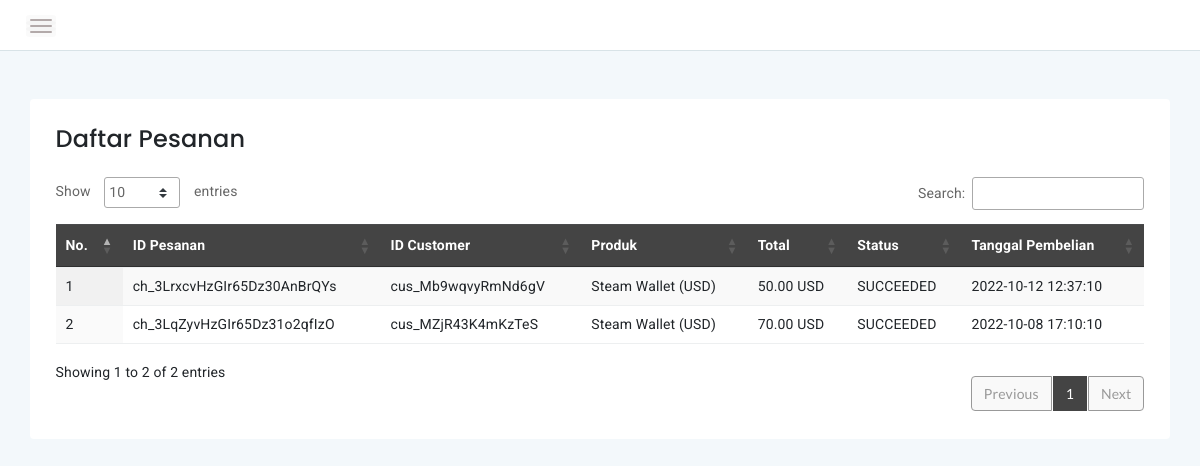
The app's page /admin/manageorder.php with its own data.
### tables this page shows
CREATE TABLE `transactions` (
  `id_transaction` varchar(255) NOT NULL,
  `customer_id` varchar(255) NOT NULL,
  `product` varchar(255) NOT NULL,
  `amount` varchar(255) NOT NULL,
  `currency` varchar(255) NOT NULL,
  `country` varchar(255) DEFAULT NULL,
  `risk` varchar(255) DEFAULT NULL,
  `card` varchar(255) DEFAULT NULL,
  `status` varchar(255) DEFAULT NULL,
  `created_at` datetime NOT NULL DEFAULT current_timestamp()
);

### admin/manageorder.php (the view, shortened to what this page needs)
<!DOCTYPE html>
<html lang="en">
<head>
    <link rel="stylesheet" href="../plugins/bootstrap-5.1.3/dist/css/bootstrap.min.css">
    <link rel="stylesheet" href="assets/css/font-awesome.min.css">
    <link rel="stylesheet" href="assets/css/themify-icons.css">
    <link rel="stylesheet" href="assets/css/metisMenu.css">
    <link rel="stylesheet" href="assets/css/owl.carousel.min.css">
    <link rel="stylesheet" href="assets/css/slicknav.min.css">
    <link rel="stylesheet" href="https://www.amcharts.com/lib/3/plugins/export/export.css" type="text/css" media="all" />
    <link rel="stylesheet" type="text/css" href="https://cdn.datatables.net/1.10.20/css/jquery.dataTables.min.css">
    <link rel="stylesheet" type="text/css" href="https://cdn.datatables.net/1.10.20/css/jquery.dataTables.css">
    <link rel="stylesheet" type="text/css" href="https://cdn.datatables.net/1.10.20/css/dataTables.bootstrap4.min.css">
    <link rel="stylesheet" type="text/css" href="https://cdn.datatables.net/responsive/2.2.3/css/responsive.bootstrap.min.css">
    <link rel="stylesheet" type="text/css" href="https://cdn.datatables.net/responsive/2.2.3/css/responsive.jqueryui.min.css">
    <link rel="stylesheet" type="text/css" href="https://cdn.datatables.net/buttons/1.5.2/css/buttons.dataTables.min.css">
    <link rel="stylesheet" href="assets/css/typography.css">
    <link rel="stylesheet" href="assets/css/default-css.css">
    <link rel="stylesheet" href="assets/css/styles.css">
    <link rel="stylesheet" href="assets/css/responsive.css">
</head>
<body>
    <div class="page-container">
        <div class="main-content">
            <div class="header-area">
                <div class="row align-items-center">
                    <div class="col-md-6 col-sm-8 clearfix">
                        <div class="nav-btn float-left">
                            <span></span>
                            <span></span>
                            <span></span>
                        </div>
                    </div>
                </div>
            </div>
            <div class="main-content-inner">
                <div class="main-content-inner">
                    <div class="row mt-5 mb-5">
                        <div class="col-12">
                            <div class="card">
                                <div class="card-body">
                                    <div class="d-flex justify-content-between align-items-center mb-4">
                                        <h4 class="d-inline">Daftar Pesanan</h4>
                                    </div>
                                    <div class="data-tables datatable-dark">
                                        <table id="dataTable3" class="display" style="width:100%">
                                            <thead class="thead-dark">
                                                <tr>
                                                    <th>No.</th>
                                                    <th>ID Pesanan</th>
                                                    <th>ID Customer</th>
                                                    <th>Produk</th>
                                                    <th>Total</th>
                                                    <th>Status</th>
                                                    <th>Tanggal Pembelian</th>
                                                </tr>
                                            </thead>
                                            <tbody>
                                                <?php
                                                $brgs = mysqli_query($koneksi, "SELECT * FROM transactions ORDER BY id_transaction DESC");
                                                $no = 1;
                                                while ($p = mysqli_fetch_array($brgs)) {
                                                ?>
                                                    <tr>
                                                        <td><?= $no++ ?></td>
                                                        <td><?= $p['id_transaction'] ?></td>
                                                        <td><?= $p['customer_id'] ?></td>
                                                        <td><?= $p['product'] ?></td>
                                                        <td><?= sprintf('%.2f', $p['amount'] / 100); ?> <?= strtoupper($p['currency']); ?></td>
                                                        <td><?= strtoupper($p['status']) ?></td>
                                                        <td><?= $p['created_at'] ?></td>
                                                    </tr>
                                                <?php
                                                }
                                                ?>
                                            </tbody>
                                        </table>
                                    </div>
                                </div>
                            </div>
                        </div>
                    </div>
                </div>
            </div>
        </div>
    </div>
</body>
</html>

### admin/assets/css/default-css.css (style rules this page uses)
* { margin: 0; padding: 0; box-sizing: border-box; }
*, *:before, *:after { -moz-box-sizing: border-box; -webkit-box-sizing: border-box; box-sizing: border-box; }
html { -webkit-font-smoothing: antialiased; }
body { background: #fff; font-weight: normal; -webkit-font-smoothing: antialiased; -webkit-text-size-adjust: 100%; }
:root { --primary-color: #ff962d; }

### admin/assets/css/styles.css (style rules this page uses)
.page-container { width: 100%; height: 100%; min-height: 100vh; padding-left: 280px; -webkit-transition: padding-left 0.3s ease 0s; transition: padding-left 0.3s ease 0s; }
.card { border: none; border-radius: 4px; background-color: #fff; -webkit-transition: all 0.3s ease 0s; transition: all 0.3s ease 0s; }
.card-body { padding: 25.6px; padding: 1.6rem; }
.main-content { width: 100%; background: #F3F8FB; }
.main-content-inner { padding: 0 30px 50px; }
.header-area { height: 51px; padding: 15px 30px; background: #fff; border-bottom: 1px solid #d8e3e7; }
.nav-btn { cursor: pointer; }
.nav-btn span { display: block; width: 22px; height: 2px; background: #b3aaaa; margin: 4px 0; border-radius: 15px; -webkit-transition: all 0.3s ease 0s; transition: all 0.3s ease 0s; box-shadow: 0 0 0 4px rgba(99, 96, 96, 0.03); }
table tr th { border-bottom: none; }
table tr th, table tr td { border-top: 1px solid rgba(120, 130, 140, 0.13) !important; }
table.dataTable.no-footer { border-bottom: 1px solid rgba(120, 130, 140, 0.13) !important; }
table.dataTable thead th, table.dataTable thead td { border-bottom-color: transparent; }
.datatable-dark thead { background: #444; color: #fff; }

### admin/assets/css/responsive.css (style rules this page uses)
@media (min-width: 1200px) and (max-width: 1364px) { .main-content-inner { padding: 0 15px 50px; } }
@media (min-width: 1200px) and (max-width: 1364px) { .page-container, .sbar_collapsed.page-container { padding-left: 0; } }

### records on screen
transactions: id_transaction "ch_3LrxcvHzGIr65Dz30AnBrQYs", customer "cus_Mb9wqvyRmNd6gV", product "Steam Wallet (USD)", $p['amount']/100 "50.00", currency "USD", status "SUCCEEDED", created_at "2022-10-12 12:37:10"
transactions: id_transaction "ch_3LqZyvHzGIr65Dz31o2qfIzO", customer "cus_MZjR43K4mKzTeS", product "Steam Wallet (USD)", $p['amount']/100 "70.00", currency "USD", status "SUCCEEDED", created_at "2022-10-08 17:10:10"
